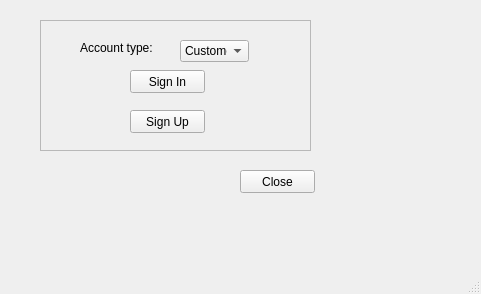
<?xml version="1.0" encoding="UTF-8"?>
<ui version="4.0">
 <class>Locks_and_Luxe</class>
 <widget class="QMainWindow" name="Locks_and_Luxe">
  <property name="geometry">
   <rect>
    <x>0</x>
    <y>0</y>
    <width>481</width>
    <height>294</height>
   </rect>
  </property>
  <property name="windowTitle">
   <string>MainWindow</string>
  </property>
  <widget class="QWidget" name="centralwidget">
   <widget class="QFrame" name="frame">
    <property name="geometry">
     <rect>
      <x>40</x>
      <y>20</y>
      <width>271</width>
      <height>131</height>
     </rect>
    </property>
    <property name="frameShape">
     <enum>QFrame::StyledPanel</enum>
    </property>
    <property name="frameShadow">
     <enum>QFrame::Raised</enum>
    </property>
    <widget class="QComboBox" name="CustomerComboBox">
     <property name="geometry">
      <rect>
       <x>140</x>
       <y>20</y>
       <width>69</width>
       <height>22</height>
      </rect>
     </property>
     <item>
      <property name="text">
       <string>Customer</string>
      </property>
     </item>
     <item>
      <property name="text">
       <string>Employee</string>
      </property>
     </item>
    </widget>
    <widget class="QLabel" name="label">
     <property name="geometry">
      <rect>
       <x>40</x>
       <y>20</y>
       <width>81</width>
       <height>16</height>
      </rect>
     </property>
     <property name="text">
      <string>Account type:</string>
     </property>
    </widget>
    <widget class="QPushButton" name="SignIN">
     <property name="geometry">
      <rect>
       <x>90</x>
       <y>50</y>
       <width>75</width>
       <height>23</height>
      </rect>
     </property>
     <property name="text">
      <string>Sign In</string>
     </property>
    </widget>
    <widget class="QPushButton" name="SignUP">
     <property name="geometry">
      <rect>
       <x>90</x>
       <y>90</y>
       <width>75</width>
       <height>23</height>
      </rect>
     </property>
     <property name="text">
      <string>Sign Up</string>
     </property>
    </widget>
   </widget>
   <widget class="QPushButton" name="Close">
    <property name="geometry">
     <rect>
      <x>240</x>
      <y>170</y>
      <width>75</width>
      <height>23</height>
     </rect>
    </property>
    <property name="text">
     <string>Close</string>
    </property>
   </widget>
  </widget>
  <widget class="QMenuBar" name="menubar">
   <property name="geometry">
    <rect>
     <x>0</x>
     <y>0</y>
     <width>481</width>
     <height>26</height>
    </rect>
   </property>
  </widget>
  <widget class="QStatusBar" name="statusbar"/>
 </widget>
 <resources/>
 <connections/>
</ui>
